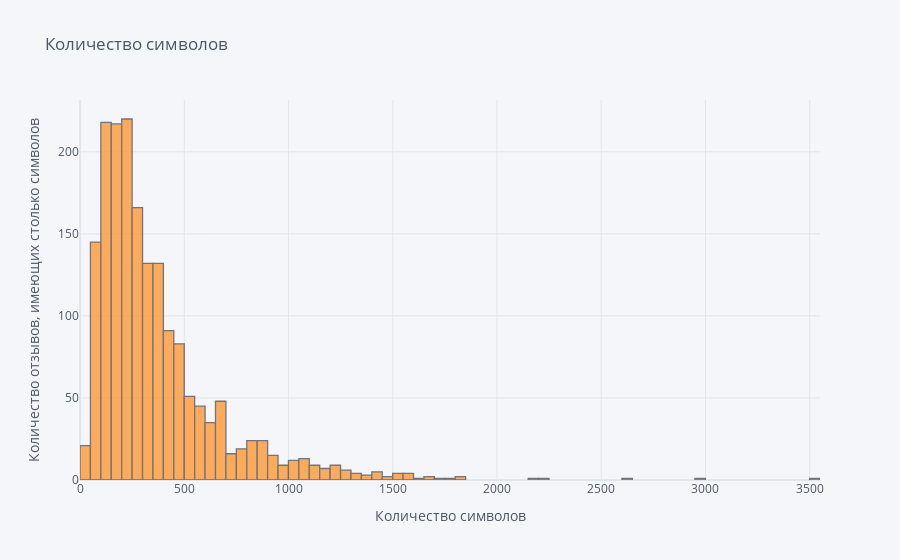

The cell this chart's notebook holds for it:
### Markdown cell above
# Визуализация
Визуализируем полученные результаты. Для начала построим график к количеству символов

### Code cell
info['review_len'].iplot(kind='hist', xTitle = "Количество символов", yTitle = "Количество отзывов, имеющих столько символов", title = "Количество символов")

### Figure 1 — Plotly figure (JSON) as saved in the notebook; plotly's stock layout.template omitted (floating-point values rounded to 4 significant figures; data arrays with more than 128 entries replaced by an {"elided": "..."} marker saying what was removed)
{"data": [{"histfunc": "count", "histnorm": "", "marker": {"color": "rgba(255, 153, 51, 1.0)", "line": {"color": "#4D5663", "width": 1.3}}, "name": "review_len", "opacity": 0.8, "orientation": "v", "type": "histogram", "x": {"elided": "1801 int values"}}], "layout": {"barmode": "overlay", "legend": {"bgcolor": "#F5F6F9", "font": {"color": "#4D5663"}}, "paper_bgcolor": "#F5F6F9", "plot_bgcolor": "#F5F6F9", "title": {"font": {"color": "#4D5663"}, "text": "Количество символов"}, "xaxis": {"gridcolor": "#E1E5ED", "showgrid": true, "tickfont": {"color": "#4D5663"}, "title": {"font": {"color": "#4D5663"}, "text": "Количество символов"}, "zerolinecolor": "#E1E5ED"}, "yaxis": {"gridcolor": "#E1E5ED", "showgrid": true, "tickfont": {"color": "#4D5663"}, "title": {"font": {"color": "#4D5663"}, "text": "Количество отзывов, имеющих столько символов"}, "zerolinecolor": "#E1E5ED"}}}
